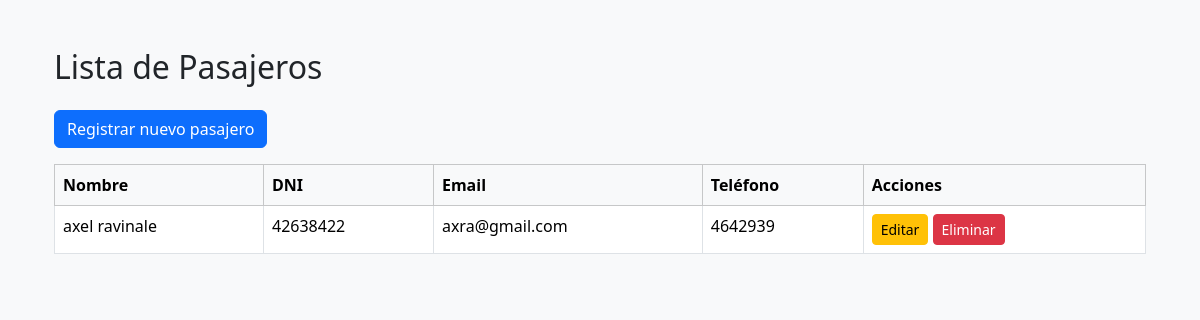
Before: /es/pasajeros/ with the older database file.
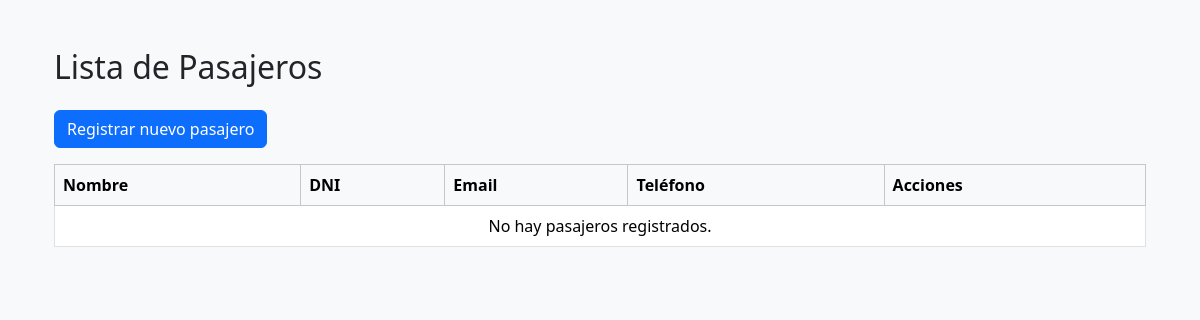
After: the same page with the newer database file.
### pasajeros/models.py (models this page shows, shortened)
class Pasajero(models.Model):
    nombre = models.CharField(max_length=100)
    apellido = models.CharField(max_length=100)
    dni = models.CharField(max_length=20, unique=True)
    email = models.EmailField(unique=True)
    telefono = models.CharField(max_length=20)
    fecha_registro = models.DateField(auto_now_add=True)
    activo = models.BooleanField(default=True)

### pasajeros/views.py (the view)
# urls.py: path('', views.lista_pasajeros, name='lista_pasajeros'),
def lista_pasajeros(request):
    pasajeros = Pasajero.objects.filter(activo=True)
    return render(request, 'pasajeros/lista_pasajeros.html', {'pasajeros': pasajeros})

### pasajeros/templates/pasajeros/lista_pasajeros.html (shortened to what this page needs)
{% extends 'pasajeros/base.html' %}
{% load static %}
{% load i18n %}
{% block content %}
<div class="container mt-4">
    <h2 class="mb-4">{% trans "Lista de Pasajeros" %}</h2>
    <a href="{% url 'registrar_pasajero' %}" class="btn btn-primary mb-3">{% trans "Registrar nuevo pasajero" %}</a>
    <table class="table table-bordered table-hover">
        <thead class="table-light">
            <tr>
                <th>{% trans "Nombre" %}</th>
                <th>{% trans "DNI" %}</th>
                <th>{% trans "Email" %}</th>
                <th>{% trans "Teléfono" %}</th>
                <th>{% trans "Acciones" %}</th>
            </tr>
        </thead>
        <tbody>
            {% for pasajero in pasajeros %}
                <tr>
                    <td>{{ pasajero.nombre }} {{ pasajero.apellido }}</td>
                    <td>{{ pasajero.dni }}</td>
                    <td>{{ pasajero.email }}</td>
                    <td>{{ pasajero.telefono }}</td>
                    <td>
                        <a href="{% url 'editar_pasajero' pasajero.id %}" class="btn btn-sm btn-warning">{% trans "Editar" %}</a>
                        <a href="{% url 'eliminar_pasajero' pasajero.id %}" class="btn btn-sm btn-danger"
                        onclick="return confirm('¿Estás seguro que querés eliminar este pasajero?')">
                        {% trans "Eliminar" %}
                        </a>
                    </td>
                </tr>
            {% empty %}
                <tr>
                    <td colspan="5" class="text-center">{% trans "No hay pasajeros registrados." %}</td>
                </tr>
            {% endfor %}
        </tbody>
    </table>
</div>
{% endblock %}

Changed rows visible on the page:
removed Pasajero: nombre "axel", apellido "ravinale", dni "42638422", email "axra@gmail.com", telefono "4642939"
Other visible differences:
text now shown: "No hay pasajeros registrados."
